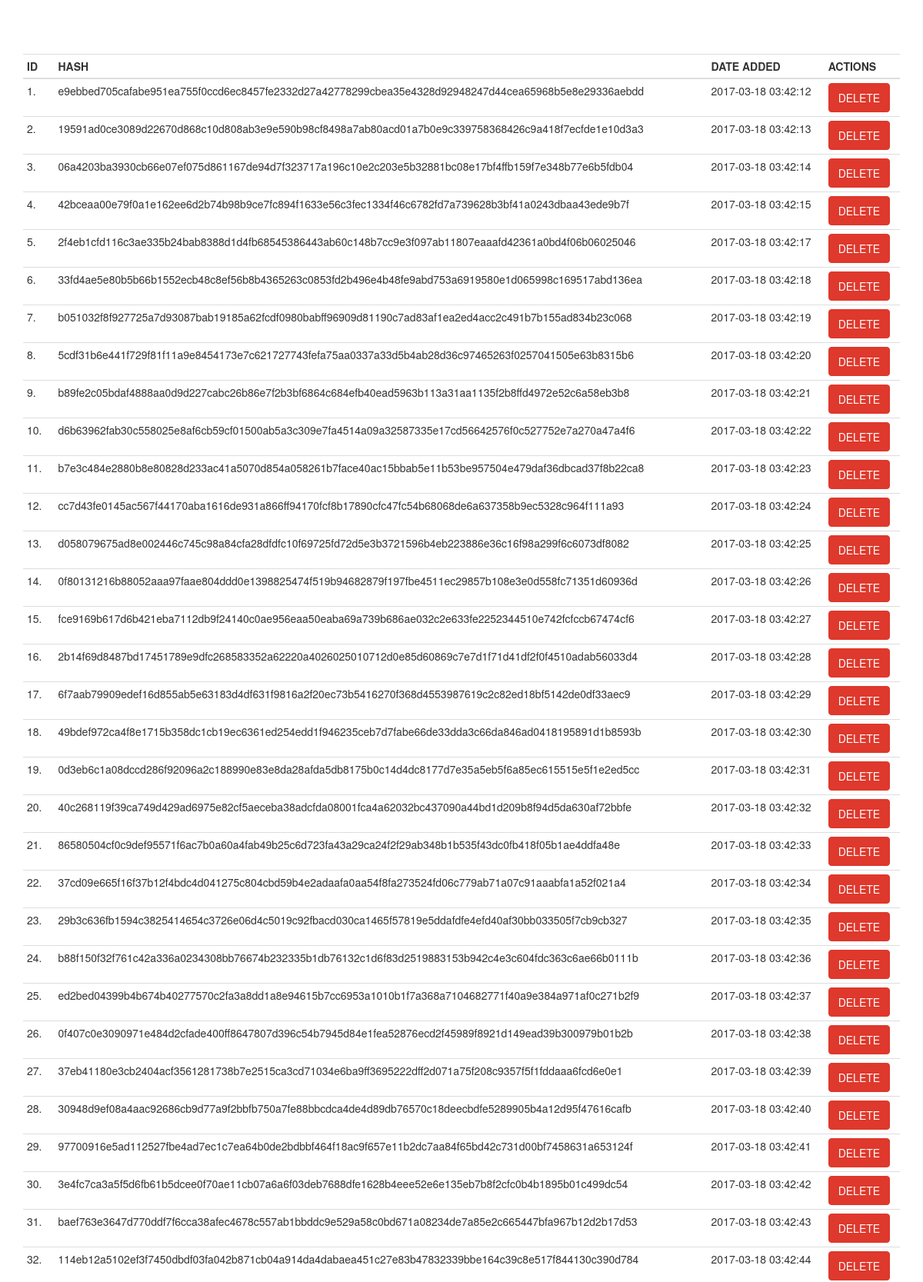
The page / (upper part) on the database its author committed.
### tables this page shows
CREATE TABLE `hashes` (
  `id` int(11) NOT NULL,
  `hash_id` varchar(100) NOT NULL,
  `date_generated` datetime NOT NULL
);

### db.php (called while the page is built, shortened)
<?php
class DB {
	private $db_object = NULL;
	private $host = 'localhost';
	private $db_name = 'ajaxdb';
	private $username='root';
	private $pass='';
	private function initConnection(){
		$this->db_object = new PDO("mysql:host=".$this->host.";dbname=".$this->db_name,$this->username,$this->pass);
	}
	public function getConnection(){
		return $this->db_object;
	}
}

### index.php (the view, shortened to what this page needs)
<?php
	require_once 'db.php';
	$db = new DB();
?>
<!DOCTYPE html>
<html>
<head>
<link rel="stylesheet" type="text/css" href="assets/bootstrap.min.css">
</head>
	<body>
	<div class="container" style="margin-top: 70px;">
		<div class="row">
			<div class="col-md-12">
				<div class="table-responsive">
					<table class="table table-condensed table-hover table-stripped">
						<tr>
							<th> ID </th>
							<th> HASH </th>
							<th> DATE ADDED </th>
							<th> ACTIONS </th>
						</tr>
						<tbody>
							<?php $data = $db->getConnection()->query("SELECT * from hashes")->fetchAll(PDO::FETCH_ASSOC); ?>
							<?php foreach($data as $item):?>
								<tr>
									<td> <?php echo $item['id'].'.'; ?> </td>
									<td> <?php echo $item['hash_id']; ?> </td>
									<td> <?php echo $item['date_generated']; ?> </td>
									<td>
										<a data-hashid="<?php echo $item['id']; ?>" class="rmbutton btn btn-danger"> DELETE</a>
									</td>
								</tr>
							<?php endforeach; ?>
						</tbody>
					</table>
				</div>
			</div>
		</div>
	</div>
	</body>
</html>

### rows shown on the page
hashes: id "1", hash "e9ebbed705cafabe951ea755f0ccd6ec8457fe2332d27a42778299cbea35e4328d92948247d44cea65968b5e8e29336aebdd", date_generated "2017-03-18 03:42:12"
hashes: id "2", hash "19591ad0ce3089d22670d868c10d808ab3e9e590b98cf8498a7ab80acd01a7b0e9c339758368426c9a418f7ecfde1e10d3a3", date_generated "2017-03-18 03:42:13"
hashes: id "3", hash "06a4203ba3930cb66e07ef075d861167de94d7f323717a196c10e2c203e5b32881bc08e17bf4ffb159f7e348b77e6b5fdb04", date_generated "2017-03-18 03:42:14"
hashes: id "4", hash "42bceaa00e79f0a1e162ee6d2b74b98b9ce7fc894f1633e56c3fec1334f46c6782fd7a739628b3bf41a0243dbaa43ede9b7f", date_generated "2017-03-18 03:42:15"
hashes: id "5", hash "2f4eb1cfd116c3ae335b24bab8388d1d4fb68545386443ab60c148b7cc9e3f097ab11807eaaafd42361a0bd4f06b06025046", date_generated "2017-03-18 03:42:17"
hashes: id "6", hash "33fd4ae5e80b5b66b1552ecb48c8ef56b8b4365263c0853fd2b496e4b48fe9abd753a6919580e1d065998c169517abd136ea", date_generated "2017-03-18 03:42:18"
hashes: id "7", hash "b051032f8f927725a7d93087bab19185a62fcdf0980babff96909d81190c7ad83af1ea2ed4acc2c491b7b155ad834b23c068", date_generated "2017-03-18 03:42:19"
hashes: id "8", hash "5cdf31b6e441f729f81f11a9e8454173e7c621727743fefa75aa0337a33d5b4ab28d36c97465263f0257041505e63b8315b6", date_generated "2017-03-18 03:42:20"
hashes: id "9", hash "b89fe2c05bdaf4888aa0d9d227cabc26b86e7f2b3bf6864c684efb40ead5963b113a31aa1135f2b8ffd4972e52c6a58eb3b8", date_generated "2017-03-18 03:42:21"
hashes: id "10", hash "d6b63962fab30c558025e8af6cb59cf01500ab5a3c309e7fa4514a09a32587335e17cd56642576f0c527752e7a270a47a4f6", date_generated "2017-03-18 03:42:22"
hashes: id "11", hash "b7e3c484e2880b8e80828d233ac41a5070d854a058261b7face40ac15bbab5e11b53be957504e479daf36dbcad37f8b22ca8", date_generated "2017-03-18 03:42:23"
hashes: id "12", hash "cc7d43fe0145ac567f44170aba1616de931a866ff94170fcf8b17890cfc47fc54b68068de6a637358b9ec5328c964f111a93", date_generated "2017-03-18 03:42:24"
hashes: id "13", hash "d058079675ad8e002446c745c98a84cfa28dfdfc10f69725fd72d5e3b3721596b4eb223886e36c16f98a299f6c6073df8082", date_generated "2017-03-18 03:42:25"
hashes: id "14", hash "0f80131216b88052aaa97faae804ddd0e1398825474f519b94682879f197fbe4511ec29857b108e3e0d558fc71351d60936d", date_generated "2017-03-18 03:42:26"
hashes: id "15", hash "fce9169b617d6b421eba7112db9f24140c0ae956eaa50eaba69a739b686ae032c2e633fe2252344510e742fcfccb67474cf6", date_generated "2017-03-18 03:42:27"
hashes: id "16", hash "2b14f69d8487bd17451789e9dfc268583352a62220a4026025010712d0e85d60869c7e7d1f71d41df2f0f4510adab56033d4", date_generated "2017-03-18 03:42:28"
hashes: id "17", hash "6f7aab79909edef16d855ab5e63183d4df631f9816a2f20ec73b5416270f368d4553987619c2c82ed18bf5142de0df33aec9", date_generated "2017-03-18 03:42:29"
hashes: id "18", hash "49bdef972ca4f8e1715b358dc1cb19ec6361ed254edd1f946235ceb7d7fabe66de33dda3c66da846ad0418195891d1b8593b", date_generated "2017-03-18 03:42:30"
hashes: id "19", hash "0d3eb6c1a08dccd286f92096a2c188990e83e8da28afda5db8175b0c14d4dc8177d7e35a5eb5f6a85ec615515e5f1e2ed5cc", date_generated "2017-03-18 03:42:31"
hashes: id "20", hash "40c268119f39ca749d429ad6975e82cf5aeceba38adcfda08001fca4a62032bc437090a44bd1d209b8f94d5da630af72bbfe", date_generated "2017-03-18 03:42:32"
hashes: id "21", hash "86580504cf0c9def95571f6ac7b0a60a4fab49b25c6d723fa43a29ca24f2f29ab348b1b535f43dc0fb418f05b1ae4ddfa48e", date_generated "2017-03-18 03:42:33"
hashes: id "22", hash "37cd09e665f16f37b12f4bdc4d041275c804cbd59b4e2adaafa0aa54f8fa273524fd06c779ab71a07c91aaabfa1a52f021a4", date_generated "2017-03-18 03:42:34"
hashes: id "23", hash "29b3c636fb1594c3825414654c3726e06d4c5019c92fbacd030ca1465f57819e5ddafdfe4efd40af30bb033505f7cb9cb327", date_generated "2017-03-18 03:42:35"
hashes: id "24", hash "b88f150f32f761c42a336a0234308bb76674b232335b1db76132c1d6f83d2519883153b942c4e3c604fdc363c6ae66b0111b", date_generated "2017-03-18 03:42:36"
hashes: id "25", hash "ed2bed04399b4b674b40277570c2fa3a8dd1a8e94615b7cc6953a1010b1f7a368a7104682771f40a9e384a971af0c271b2f9", date_generated "2017-03-18 03:42:37"
hashes: id "26", hash "0f407c0e3090971e484d2cfade400ff8647807d396c54b7945d84e1fea52876ecd2f45989f8921d149ead39b300979b01b2b", date_generated "2017-03-18 03:42:38"
hashes: id "27", hash "37eb41180e3cb2404acf3561281738b7e2515ca3cd71034e6ba9ff3695222dff2d071a75f208c9357f5f1fddaaa6fcd6e0e1", date_generated "2017-03-18 03:42:39"
hashes: id "28", hash "30948d9ef08a4aac92686cb9d77a9f2bbfb750a7fe88bbcdca4de4d89db76570c18deecbdfe5289905b4a12d95f47616cafb", date_generated "2017-03-18 03:42:40"
hashes: id "29", hash "97700916e5ad112527fbe4ad7ec1c7ea64b0de2bdbbf464f18ac9f657e11b2dc7aa84f65bd42c731d00bf7458631a653124f", date_generated "2017-03-18 03:42:41"
hashes: id "30", hash "3e4fc7ca3a5f5d6fb61b5dcee0f70ae11cb07a6a6f03deb7688dfe1628b4eee52e6e135eb7b8f2cfc0b4b1895b01c499dc54", date_generated "2017-03-18 03:42:42"
hashes: id "31", hash "baef763e3647d770ddf7f6cca38afec4678c557ab1bbddc9e529a58c0bd671a08234de7a85e2c665447bfa967b12d2b17d53", date_generated "2017-03-18 03:42:43"
hashes: id "32", hash "114eb12a5102ef3f7450dbdf03fa042b871cb04a914da4dabaea451c27e83b47832339bbe164c39c8e517f844130c390d784", date_generated "2017-03-18 03:42:44"
